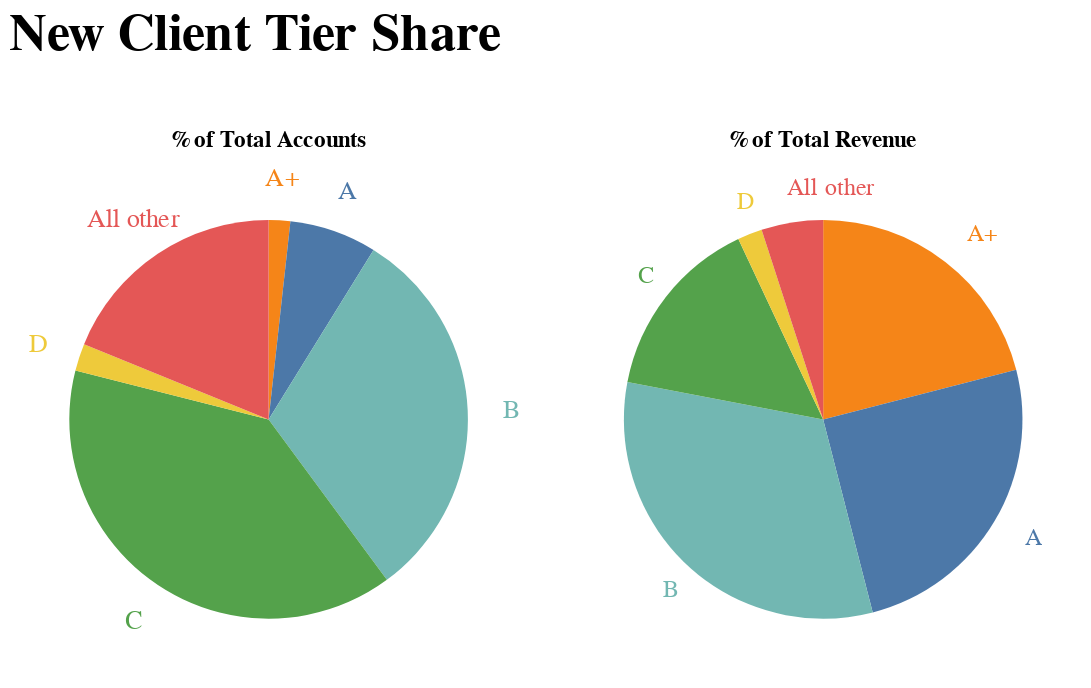

Notebook code cell kept with this figure:
### Markdown cell above
With both graphs available, we can add them next to each other and include a main title.

### Code cell
# Finished Pie Chart

pies = acc_pie | rev_pie

pies.properties(
    title = alt.Title('New Client Tier Share', offset = 40, fontSize = 30)
)

### Figure 1 — Vega-Lite specification as saved in the notebook (floating-point values rounded to 4 significant figures)
{"config": {"view": {"continuousWidth": 300, "continuousHeight": 300}}, "hconcat": [{"layer": [{"mark": {"type": "arc", "outerRadius": 115}, "encoding": {"color": {"field": "Tier", "legend": null, "type": "nominal"}, "order": {"field": "Tier:O"}, "theta": {"field": "% Accounts", "stack": true, "type": "quantitative"}}, "title": "% of Total Accounts"}, {"mark": {"type": "text", "radius": 140, "size": 15}, "encoding": {"color": {"field": "Tier", "legend": null, "type": "nominal"}, "order": {"field": "Tier:O"}, "text": {"field": "Tier", "type": "nominal"}, "theta": {"field": "% Accounts", "stack": true, "type": "quantitative"}}, "title": "% of Total Accounts"}]}, {"layer": [{"mark": {"type": "arc", "outerRadius": 115}, "encoding": {"color": {"field": "Tier", "legend": null, "type": "nominal"}, "order": {"field": "Tier:O"}, "theta": {"field": "% Revenue", "stack": true, "type": "quantitative"}}, "title": "% of Total Revenue"}, {"mark": {"type": "text", "align": "left", "radius": 135, "size": 14}, "encoding": {"color": {"field": "Tier", "legend": null, "type": "nominal"}, "order": {"field": "Tier:O"}, "text": {"field": "Tier", "type": "nominal"}, "theta": {"field": "% Revenue", "stack": true, "type": "quantitative"}}, "title": "% of Total Revenue"}]}], "data": {"name": "data-35f9124c4b8dd7e8e6a83d69924ed8ee"}, "title": {"text": "New Client Tier Share", "fontSize": 30, "offset": 40}, "$schema": "https://vega.github.io/schema/vega-lite/v5.8.0.json", "datasets": {"data-35f9124c4b8dd7e8e6a83d69924ed8ee": [{"Tier": "A+", "# of Accounts": 19.0, "% Accounts": 1.746, "Revenue ($M)": 3.927, "% Revenue": 21.0}, {"Tier": "A", "# of Accounts": 77.0, "% Accounts": 7.077, "Revenue ($M)": 4.675, "% Revenue": 25.0}, {"Tier": "B", "# of Accounts": 338.0, "% Accounts": 31.07, "Revenue ($M)": 5.984, "% Revenue": 32.0}, {"Tier": "C", "# of Accounts": 425.0, "% Accounts": 39.06, "Revenue ($M)": 2.805, "% Revenue": 15.0}, {"Tier": "D", "# of Accounts": 24.0, "% Accounts": 2.206, "Revenue ($M)": 0.374, "% Revenue": 2.0}, {"Tier": "All other", "# of Accounts": 205.0, "% Accounts": 18.84, "Revenue ($M)": 0.935, "% Revenue": 5.0}]}}
